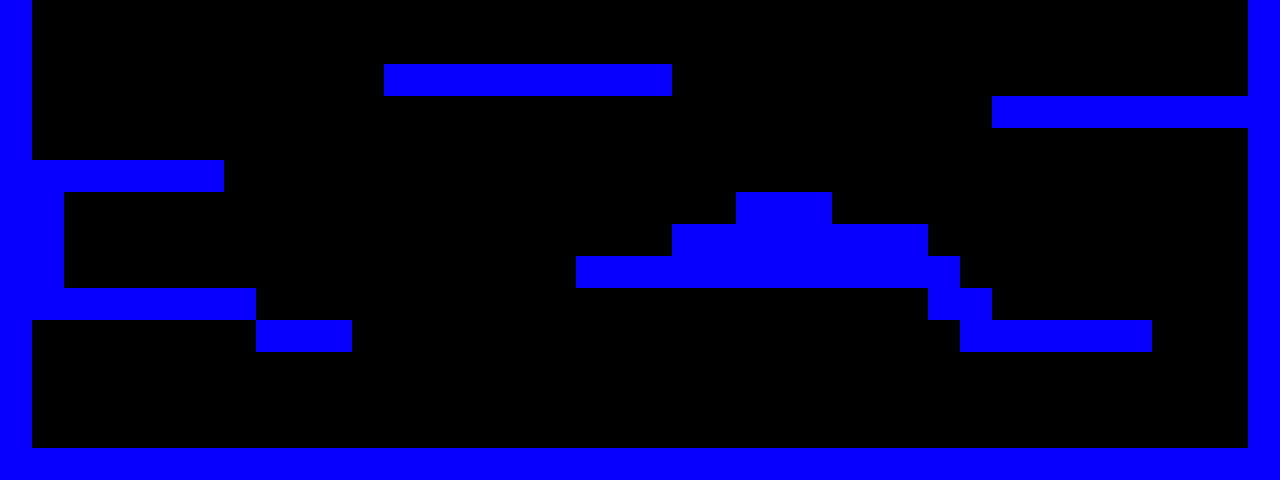

This is a level from a 2D game, rendered from its Tiled map with the project's own tilesets. A one-line summary and the map file follow, with tile-layer data summarised:
An orthogonal 40x15 tile map with 32x32 px tiles, 1 tile layer (Tile Layer 1), 2 tilesets.

<map version="1.0" orientation="orthogonal" width="40" height="15" tilewidth="32" tileheight="32">
 <tileset firstgid="1" name="Collision" tilewidth="32" tileheight="32">
  <image source="collision2.png" width="32" height="32" />
 </tileset>
 <tileset firstgid="2" name="Level" tilewidth="32" tileheight="32">
  <image source="layer2.png" width="32" height="32" />
 </tileset>
 <layer name="Tile Layer 1" width="40" height="15">
  <data>[600 cells, 135 non-empty, 1 distinct tile ids]</data>
 </layer>
</map>
